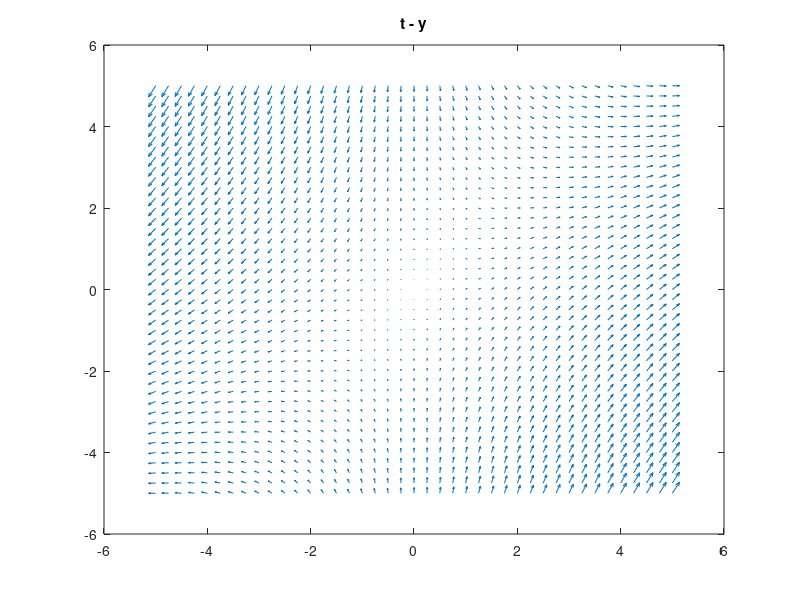
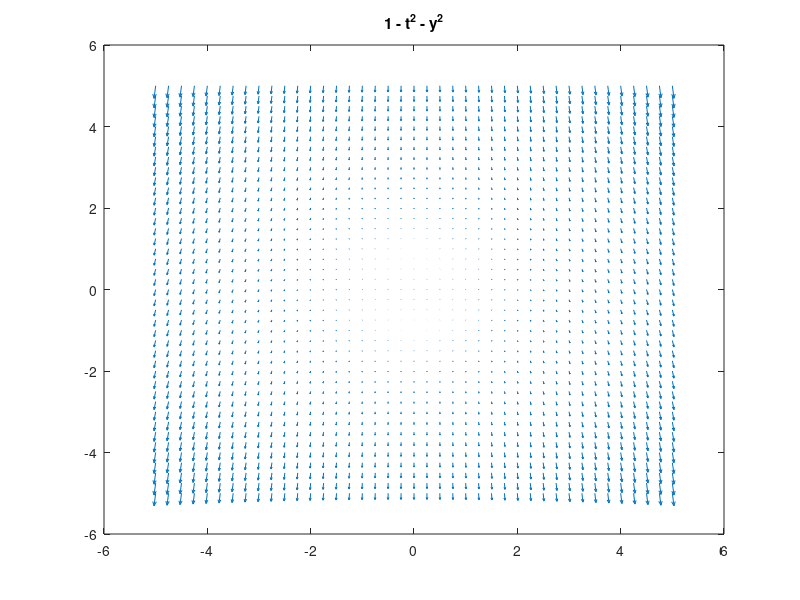
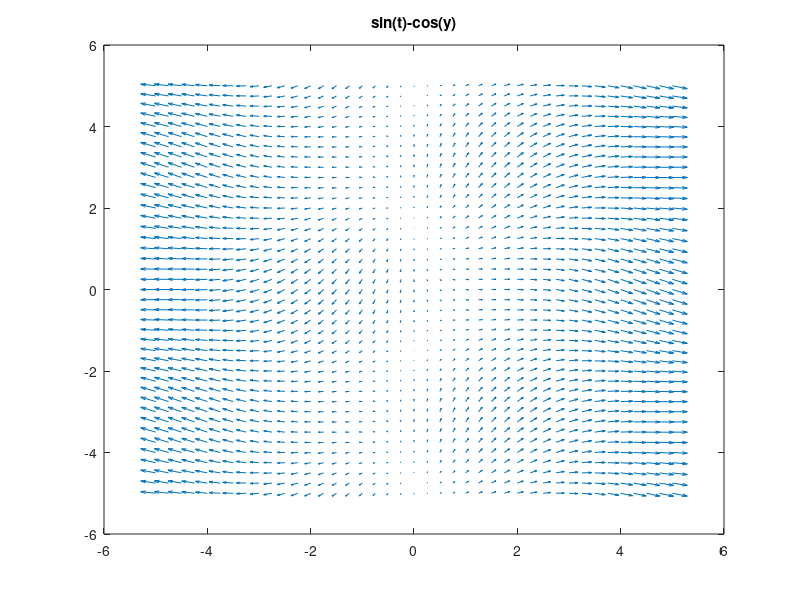
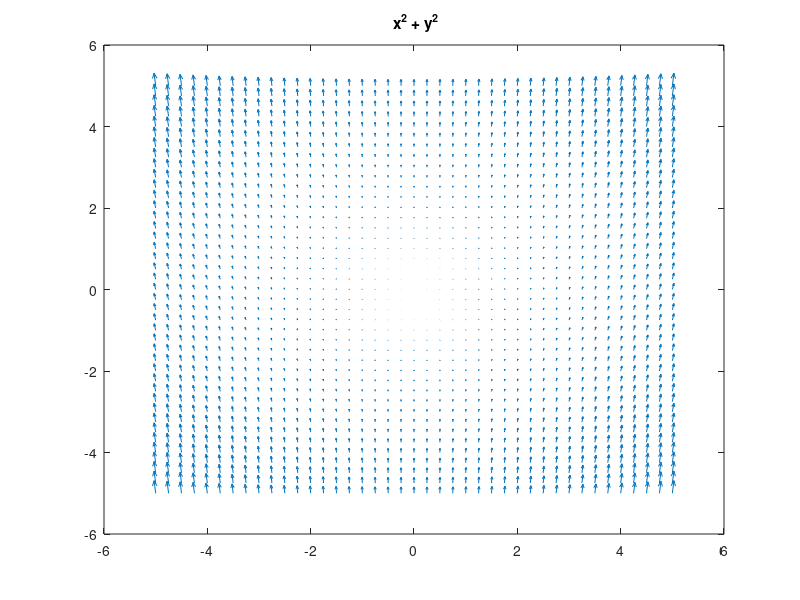

Here is the MATLAB script that generated these plots, in order:
t = y = linspace(-5,5,41);

[tt,yy] = meshgrid (t,y);

%tz = vectorField(tt,yy);
f = @(t,y) [t-y];

tz = f(tt,yy);


quiver (tt,yy,tt,tz);
title("t - y");

print -djpg ../fields/matlab_figure.jpg;

f_2 = @(t,y) [1 - t.^2 - y.^2];

tz = f_2 (tt, yy);
quiver (tt,yy,tt,tz);
title("1 - t^2 - y^2")
print -djpg ../fields/matlab_figure2.jpg;

f_3 = @(t,y) [sin(t)-cos(y)];

tz = f_3 (tt, yy);

quiver(tt,yy,tt,tz);
title("sin(t)-cos(y)");
print -djpg ../fields/matlab_figure3.jpg;

f_4 = @(t,y) [t.^2 + y.^2];

tz = f_4 (tt,yy);
h = quiver(tt,yy,tt,tz);
set(h, "maxheadsize", 0.25);
title(" x^2 + y^2")
print -djpg ../fields/matlab_figure4.jpg
